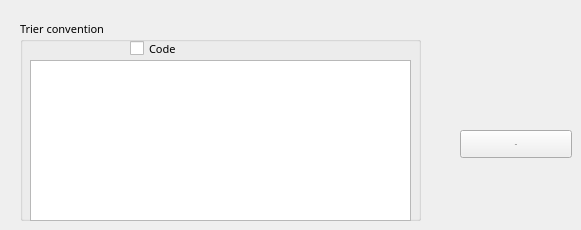
      <widget class="QWidget" name="tab_11">
       <attribute name="title">
        <string>trier convention</string>
       </attribute>
       <widget class="QGroupBox" name="groupBox_10">
        <property name="geometry">
         <rect>
          <x>20</x>
          <y>20</y>
          <width>401</width>
          <height>201</height>
         </rect>
        </property>
        <property name="font">
         <font>
          <family>MS Reference Sans Serif</family>
          <pointsize>8</pointsize>
          <weight>50</weight>
          <italic>false</italic>
          <bold>false</bold>
         </font>
        </property>
        <property name="title">
         <string>Trier convention</string>
        </property>
        <widget class="QTableView" name="tabconventiontrier">
         <property name="geometry">
          <rect>
           <x>10</x>
           <y>40</y>
           <width>381</width>
           <height>161</height>
          </rect>
         </property>
        </widget>
        <widget class="QCheckBox" name="code">
         <property name="geometry">
          <rect>
           <x>110</x>
           <y>20</y>
           <width>51</width>
           <height>17</height>
          </rect>
         </property>
         <property name="font">
          <font>
           <family>MS Reference Sans Serif</family>
           <pointsize>8</pointsize>
           <weight>50</weight>
           <italic>false</italic>
           <bold>false</bold>
          </font>
         </property>
         <property name="text">
          <string>Code</string>
         </property>
        </widget>
       </widget>
       <widget class="QPushButton" name="trierconvention">
        <property name="geometry">
         <rect>
          <x>460</x>
          <y>130</y>
          <width>112</width>
          <height>28</height>
         </rect>
        </property>
        <property name="font">
         <font>
          <family>MS Reference Sans Serif</family>
          <pointsize>-1</pointsize>
          <weight>50</weight>
          <italic>false</italic>
          <bold>false</bold>
         </font>
        </property>
        <property name="styleSheet">
         <string notr="true">QPushButton {
color: white;
background-color: QLinearGradient( x1: 0, y1: 0, x2: 0, y2: 1, stop: 0 #88d, stop: 0.1 #99e, stop: 0.49 #77c, stop: 0.5 #66b, stop: 1 #77c);
border-width: 1px;
border-color: #339;
border-style: solid;
border-radius: 8;
padding: 3px;
font-size: 10px;
padding-left: 5px;
padding-right: 5px;
min-width: 100px;
max-width: 100px;
min-height: 20px;
max-height: 20px;
}background-image: url(:/1.jpg);</string>
        </property>
        <property name="text">
         <string>Trier</string>
        </property>
       </widget>
      </widget>
